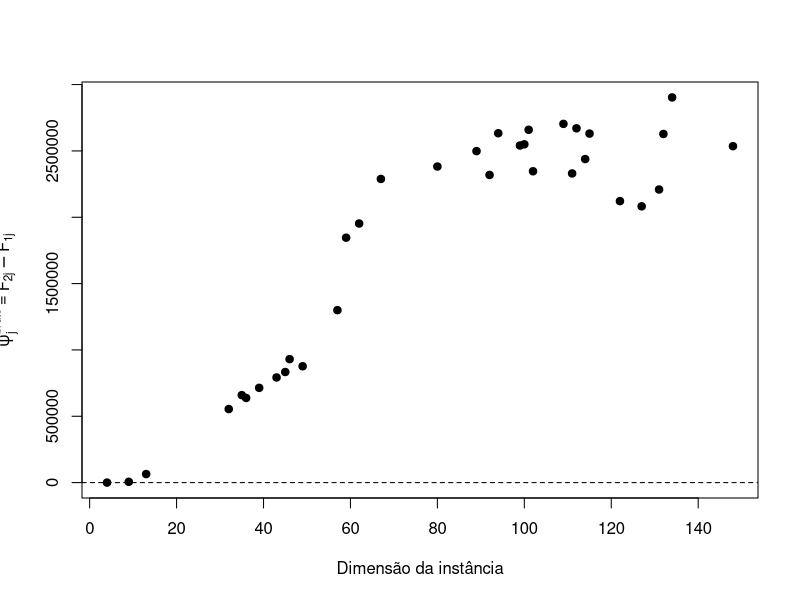
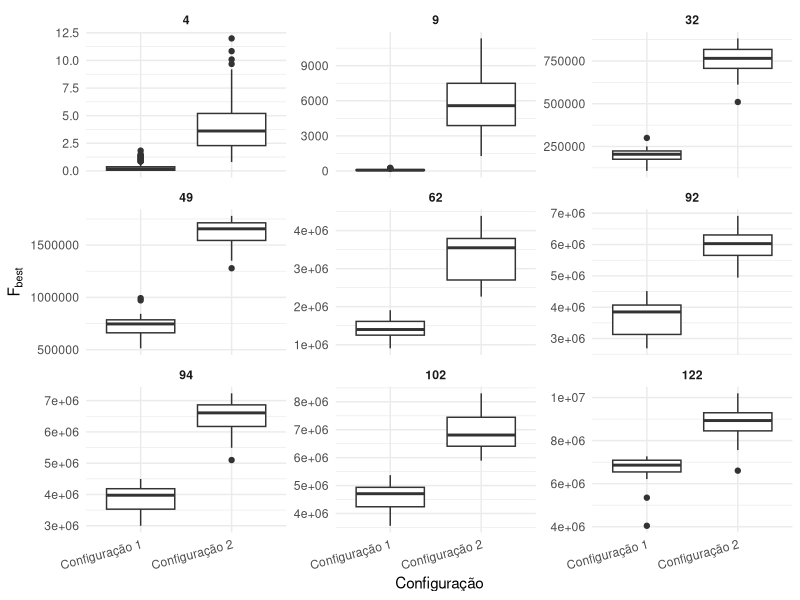
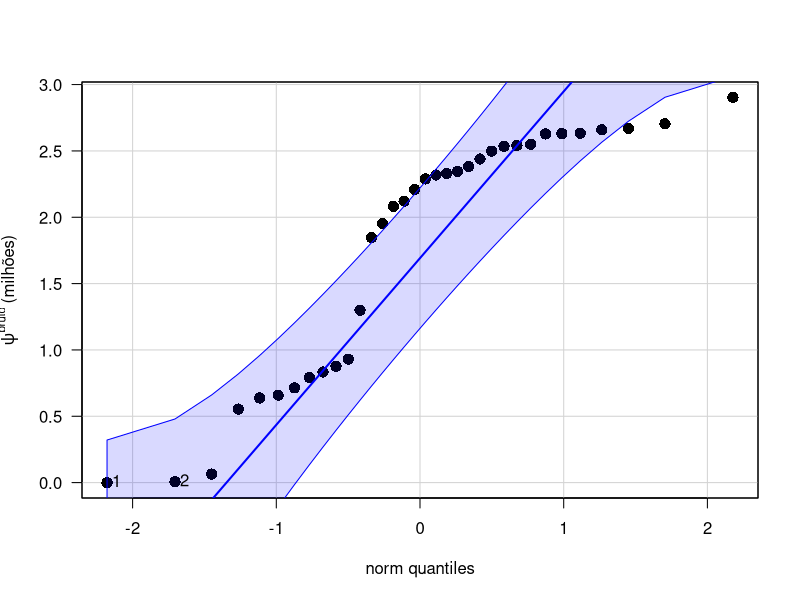
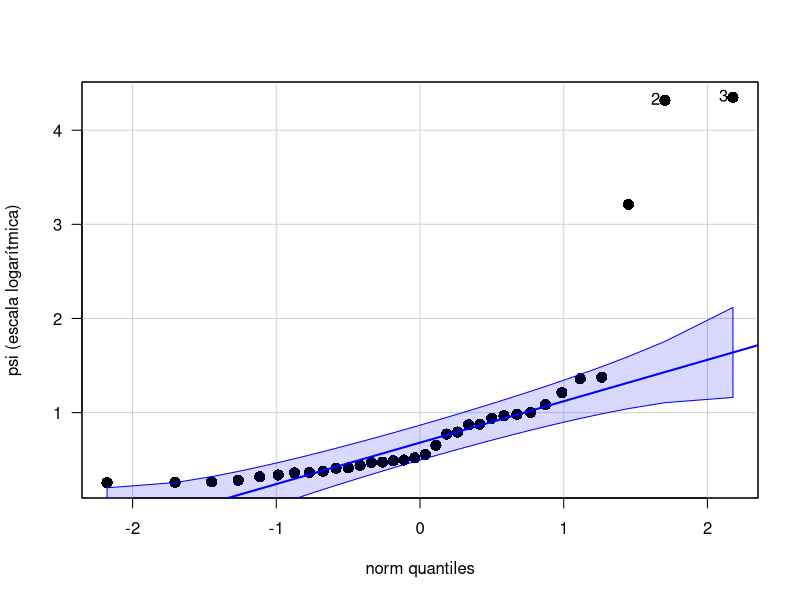
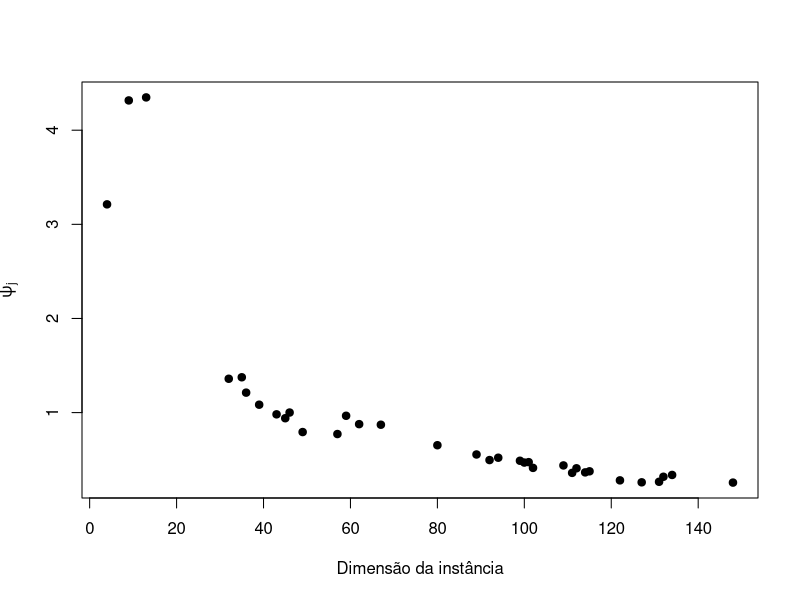
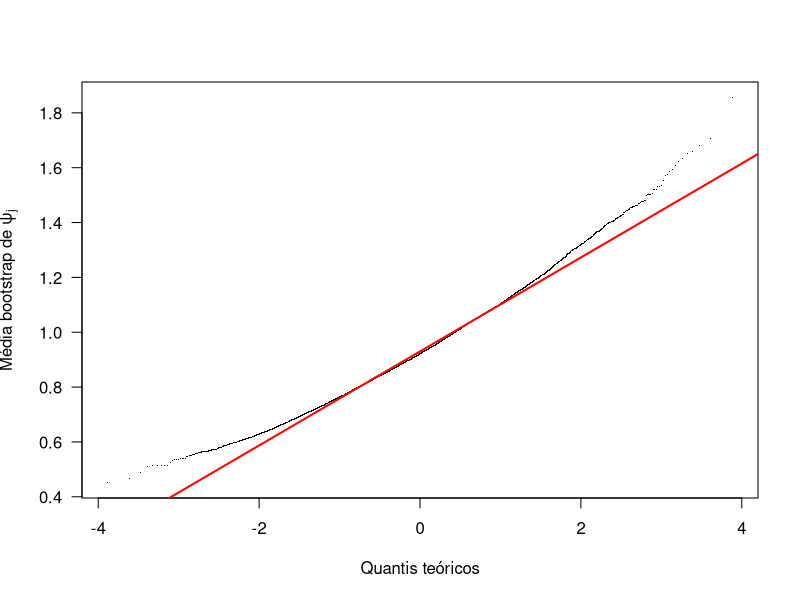

Here is the R script that generated these plots, in order:
## ---- chunk 1
power.t.test(delta = 0.5, sd = 1, sig.level = 0.05, power = 0.8,
             type = "paired", alternative = "two.sided")
## ---- chunk 2
set.seed(2026)
dims <- sort(sample(2:150, size = 34, replace = FALSE))

cat("**Dimensões selecionadas:** ", paste(dims, collapse = ", "), ".")
## ---- chunk 3

# Leitura dos dados brutos
res <- read.csv("dados_ec03.csv",
                sep = ";", dec = ".", header = TRUE)

# Média e número de repetições por dimensão e configuração
estatisticas <- aggregate(
  Fbest ~ dim + config,
  data = res,
  FUN = function(x) c(media = mean(x), n = length(x))
)

medias <- data.frame(
  dim    = estatisticas$dim,
  config = estatisticas$config,
  media  = estatisticas$Fbest[, "media"],
  n      = estatisticas$Fbest[, "n"]
)

media1 <- subset(medias, config == 1, select = c(dim, media, n))
media2 <- subset(medias, config == 2, select = c(dim, media, n))
names(media1) <- c("dim", "media1", "n1")
names(media2) <- c("dim", "media2", "n2")

diferencas <- merge(media1, media2, by = "dim")

# Diferença: Configuração 2 - Configuração 1 (escala original)
diferencas$psi_bruto <- diferencas$media2 - diferencas$media1
diferencas <- diferencas[order(diferencas$dim), ]
## ---- chunk 4
plot(
  x = diferencas$dim,
  y = diferencas$psi_bruto,
  xlab = "Dimensão da instância",
  ylab = expression(psi[j]^{bruto} == bar(F)[2*j] - bar(F)[1*j]),
  pch = 19
)
abline(h = 0, lty = 2)
## ---- chunk 5
set.seed(1)

dims_expl <- sort(sample(dims, size = 9, replace = FALSE))


cat("**Dimensões selecionadas para a análise exploratória:** ",
    paste(dims_expl, collapse = ", "), ".")

## ---- chunk 6

library(ggplot2)

res_expl <- subset(res, dim %in% dims_expl)

res_expl$config <- factor(
  res_expl$config,
  levels = c(1, 2),
  labels = c("Configuração 1", "Configuração 2")
)

ggplot(res_expl, aes(x = config, y = Fbest)) +
  geom_boxplot() +
  facet_wrap(~ dim, scales = "free_y") +
  labs(
    x = "Configuração",
    y = expression(F[best])
  ) +
  theme_minimal() +
  theme(
    strip.text = element_text(face = "bold"),
    axis.text.x = element_text(angle = 15, hjust = 1)
  )
## ---- chunk 7
sw_bruto <- shapiro.test(diferencas$psi_bruto)
## ---- chunk 8
invisible(
car::qqPlot(diferencas$psi_bruto / 1e6,
            id = TRUE,
            ylab = expression(psi^{bruto}~"(milhões)"),
            cex = 1.5,
            pch = 16,
            las = 1)
)
## ---- chunk 9
res$log_Fbest <- log(res$Fbest)

medias_log <- aggregate(log_Fbest ~ dim + config, data = res, FUN = mean)

m1 <- subset(medias_log, config == 1, select = c(dim, log_Fbest))
m2 <- subset(medias_log, config == 2, select = c(dim, log_Fbest))
names(m1)[2] <- "Y1"
names(m2)[2] <- "Y2"

diferencas_log <- merge(m1, m2, by = "dim")
diferencas_log$psi <- diferencas_log$Y2 - diferencas_log$Y1
diferencas_log <- diferencas_log[order(diferencas_log$dim), ]

sw_log   <- shapiro.test(diferencas_log$psi)
extremos <- order(diferencas_log$psi, decreasing = TRUE)[1:3]
## ---- chunk 10
invisible(
  car::qqPlot(diferencas_log$psi,
              id = TRUE,
              ylab = "psi (escala logarítmica)",
              cex = 1.5,
              pch = 16,
              las = 1)
)
## ---- chunk 11
plot(
  x = diferencas_log$dim,
  y = diferencas_log$psi,
  xlab = "Dimensão da instância",
  ylab = expression(psi[j]),
  pch = 19
)
abline(h = 0, lty = 2)
## ---- chunk 12
alpha  <- 0.05
d_star <- 0.5

psi   <- diferencas_log$psi
N     <- length(psi)
psi_m <- mean(psi)
psi_s <- sd(psi)

# número com vírgula decimal, para uso em modo matemático
fm <- function(x, d = 2) gsub(".", "{,}", sprintf(paste0("%.", d, "f"), x), fixed = TRUE)
# p-valor: "< 0,001" quando muito pequeno
fp <- function(p) if (p < 0.001) "< 0{,}001" else paste("=", fm(p, 3))
# porcentagem inteira
fpct <- function(x) paste0(round(100 * x), "\\%")
## ---- chunk 13
teste_t <- t.test(diferencas_log$Y2, diferencas_log$Y1, paired = TRUE,
                  alternative = "two.sided", conf.level = 1 - alpha)
## ---- chunk 14
set.seed(2026)
media_boot <- replicate(9999, mean(sample(psi, N, replace = TRUE)))
ic_boot    <- quantile(media_boot, c(alpha / 2, 1 - alpha / 2))

qqnorm(media_boot, pch = ".", las = 1, main = "",
       xlab = "Quantis teóricos", ylab = expression("Média bootstrap de " * psi[j]))
qqline(media_boot, col = "red", lwd = 2)
## ---- chunk 15
n_sinal <- sum(psi != 0)
r_sinal <- sum(psi > 0)
p_sinal <- min(1, 2 * pbinom(min(r_sinal, n_sinal - r_sinal), n_sinal, prob = 0.5))
## ---- chunk 16
ic_t   <- teste_t$conf.int
t_crit <- qt(1 - alpha / 2, df = N - 1)
d_hat  <- psi_m / psi_s
razao    <- exp(psi_m)
razao_ic <- exp(ic_t)
## ---- chunk 17
t_sem   <- t.test(psi[-extremos], mu = 0, conf.level = 1 - alpha)
razao_s <- exp(unname(t_sem$estimate))
rho     <- cor(diferencas_log$dim, psi, method = "spearman")
razao_min <- exp(min(psi)); razao_max <- exp(max(psi))
## ---- chunk 18
pot <- power.t.test(n = N, delta = d_star, sd = 1, sig.level = alpha,
                    type = "paired", alternative = "two.sided")$power
## ---- chunk 19
knitr::kable(
  diferencas,
  digits = 2,
  col.names = c("Dimensão", "Média Config. 1", "n1",
                "Média Config. 2", "n2", "Diferença (psi bruto)"),
  caption = "Desempenho médio (escala original) e número de repetições por instância."
)
